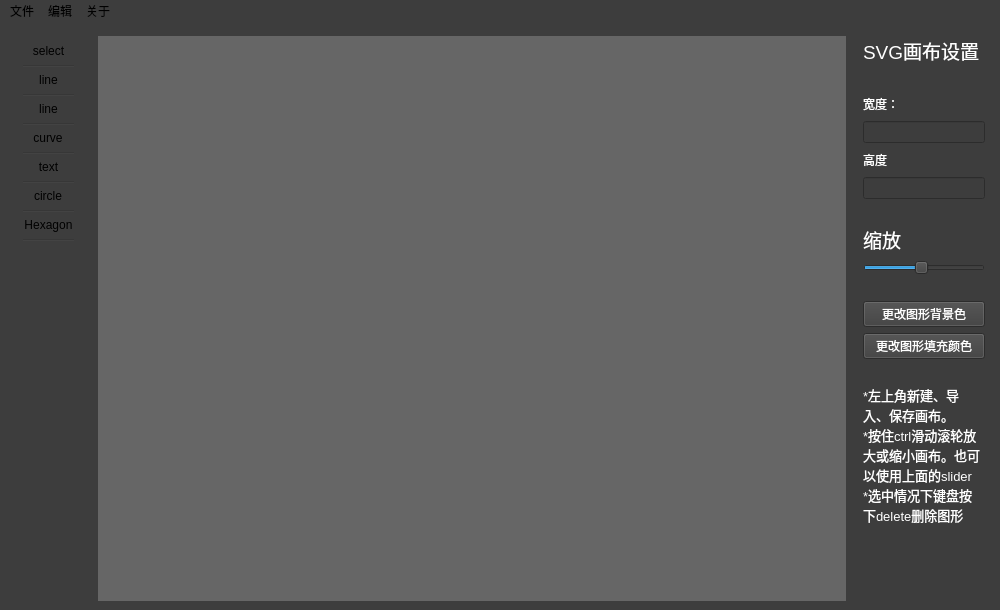
<?xml version="1.0" encoding="UTF-8"?>
<ui version="4.0">
 <class>SvgEditorClass</class>
 <widget class="QMainWindow" name="SvgEditorClass">
  <property name="geometry">
   <rect>
    <x>0</x>
    <y>0</y>
    <width>1000</width>
    <height>610</height>
   </rect>
  </property>
  <property name="minimumSize">
   <size>
    <width>464</width>
    <height>269</height>
   </size>
  </property>
  <property name="maximumSize">
   <size>
    <width>1000</width>
    <height>610</height>
   </size>
  </property>
  <property name="windowTitle">
   <string>SvgDemo</string>
  </property>
  <property name="styleSheet">
   <string notr="true">background-color: rgb(61, 61, 61);</string>
  </property>
  <widget class="QWidget" name="centralWidget">
   <property name="minimumSize">
    <size>
     <width>464</width>
     <height>269</height>
    </size>
   </property>
   <property name="maximumSize">
    <size>
     <width>1000</width>
     <height>610</height>
    </size>
   </property>
   <widget class="QWidget" name="layoutWidget">
    <property name="geometry">
     <rect>
      <x>0</x>
      <y>0</y>
      <width>1001</width>
      <height>591</height>
     </rect>
    </property>
    <layout class="QGridLayout" name="gridLayout" columnstretch="5,87,8">
     <property name="sizeConstraint">
      <enum>QLayout::SetDefaultConstraint</enum>
     </property>
     <property name="leftMargin">
      <number>13</number>
     </property>
     <property name="topMargin">
      <number>13</number>
     </property>
     <property name="rightMargin">
      <number>13</number>
     </property>
     <property name="bottomMargin">
      <number>13</number>
     </property>
     <property name="horizontalSpacing">
      <number>14</number>
     </property>
     <property name="verticalSpacing">
      <number>6</number>
     </property>
     <item row="0" column="1">
      <widget class="QWidget" name="svgWidget" native="true">
       <property name="enabled">
        <bool>true</bool>
       </property>
       <property name="sizePolicy">
        <sizepolicy hsizetype="Preferred" vsizetype="Preferred">
         <horstretch>0</horstretch>
         <verstretch>0</verstretch>
        </sizepolicy>
       </property>
       <property name="layoutDirection">
        <enum>Qt::LeftToRight</enum>
       </property>
       <property name="autoFillBackground">
        <bool>false</bool>
       </property>
       <property name="styleSheet">
        <string notr="true">background-color: rgb(102, 102, 102);</string>
       </property>
      </widget>
     </item>
     <item row="0" column="2">
      <layout class="QVBoxLayout" name="verticalLayout" stretch="1,0,1,0,0,1,0,0,0,8">
       <property name="leftMargin">
        <number>3</number>
       </property>
       <property name="rightMargin">
        <number>3</number>
       </property>
       <item>
        <layout class="QFormLayout" name="formLayout">
         <property name="rowWrapPolicy">
          <enum>QFormLayout::WrapAllRows</enum>
         </property>
         <property name="horizontalSpacing">
          <number>0</number>
         </property>
         <property name="verticalSpacing">
          <number>8</number>
         </property>
         <item row="2" column="0">
          <widget class="QLabel" name="Label">
           <property name="styleSheet">
            <string notr="true">color: rgb(255, 255, 255);</string>
           </property>
           <property name="text">
            <string>宽度：</string>
           </property>
          </widget>
         </item>
         <item row="2" column="1">
          <widget class="QLineEdit" name="svgWidth">
           <property name="styleSheet">
            <string notr="true">color: rgb(255, 255, 255);</string>
           </property>
           <property name="maxLength">
            <number>4</number>
           </property>
          </widget>
         </item>
         <item row="3" column="0">
          <widget class="QLabel" name="Label_2">
           <property name="styleSheet">
            <string notr="true">color: rgb(255, 255, 255);</string>
           </property>
           <property name="text">
            <string>高度</string>
           </property>
          </widget>
         </item>
         <item row="3" column="1">
          <widget class="QLineEdit" name="svgHeight">
           <property name="styleSheet">
            <string notr="true">color: rgb(255, 255, 255);</string>
           </property>
           <property name="maxLength">
            <number>4</number>
           </property>
          </widget>
         </item>
         <item row="0" column="0">
          <widget class="QLabel" name="label">
           <property name="font">
            <font>
             <pointsize>14</pointsize>
            </font>
           </property>
           <property name="styleSheet">
            <string notr="true">color: rgb(255, 255, 255);</string>
           </property>
           <property name="text">
            <string>SVG画布设置 </string>
           </property>
          </widget>
         </item>
         <item row="1" column="0">
          <widget class="QLabel" name="label_7">
           <property name="text">
            <string/>
           </property>
          </widget>
         </item>
        </layout>
       </item>
       <item>
        <widget class="QLabel" name="label_4">
         <property name="text">
          <string/>
         </property>
        </widget>
       </item>
       <item>
        <widget class="QLabel" name="label_2">
         <property name="font">
          <font>
           <pointsize>14</pointsize>
          </font>
         </property>
         <property name="styleSheet">
          <string notr="true">color: rgb(255, 255, 255);</string>
         </property>
         <property name="text">
          <string>缩放</string>
         </property>
        </widget>
       </item>
       <item>
        <widget class="QSlider" name="scaleSvgSlider">
         <property name="minimum">
          <number>1</number>
         </property>
         <property name="maximum">
          <number>20</number>
         </property>
         <property name="pageStep">
          <number>1</number>
         </property>
         <property name="value">
          <number>10</number>
         </property>
         <property name="orientation">
          <enum>Qt::Horizontal</enum>
         </property>
        </widget>
       </item>
       <item>
        <widget class="QLabel" name="label_5">
         <property name="text">
          <string/>
         </property>
        </widget>
       </item>
       <item>
        <widget class="QPushButton" name="changeSvgBgButton">
         <property name="autoFillBackground">
          <bool>false</bool>
         </property>
         <property name="styleSheet">
          <string notr="true">color: rgb(255, 255, 255);</string>
         </property>
         <property name="text">
          <string>更改图形背景色</string>
         </property>
        </widget>
       </item>
       <item>
        <widget class="QPushButton" name="fillColorButton">
         <property name="autoFillBackground">
          <bool>false</bool>
         </property>
         <property name="styleSheet">
          <string notr="true">color: rgb(255, 255, 255);</string>
         </property>
         <property name="text">
          <string>更改图形填充颜色</string>
         </property>
        </widget>
       </item>
       <item>
        <widget class="QLabel" name="label_8">
         <property name="text">
          <string/>
         </property>
        </widget>
       </item>
       <item>
        <widget class="QLabel" name="label_9">
         <property name="font">
          <font>
           <pointsize>10</pointsize>
           <weight>50</weight>
           <bold>false</bold>
           <underline>false</underline>
           <strikeout>false</strikeout>
          </font>
         </property>
         <property name="styleSheet">
          <string notr="true">color: rgb(255, 255, 255);</string>
         </property>
         <property name="text">
          <string>*左上角新建、导入、保存画布。
*按住ctrl滑动滚轮放大或缩小画布。也可以使用上面的slider
*选中情况下键盘按下delete删除图形</string>
         </property>
         <property name="wordWrap">
          <bool>true</bool>
         </property>
        </widget>
       </item>
       <item>
        <widget class="QLabel" name="label_6">
         <property name="text">
          <string/>
         </property>
        </widget>
       </item>
      </layout>
     </item>
     <item row="0" column="0">
      <widget class="QToolBar" name="mainToolBar">
       <property name="sizePolicy">
        <sizepolicy hsizetype="Fixed" vsizetype="Preferred">
         <horstretch>0</horstretch>
         <verstretch>0</verstretch>
        </sizepolicy>
       </property>
       <property name="autoFillBackground">
        <bool>false</bool>
       </property>
       <property name="movable">
        <bool>false</bool>
       </property>
       <property name="allowedAreas">
        <set>Qt::LeftToolBarArea</set>
       </property>
       <property name="orientation">
        <enum>Qt::Vertical</enum>
       </property>
       <action name="actionSelect">
        <property name="checkable">
         <bool>false</bool>
        </property>
        <property name="checked">
         <bool>false</bool>
        </property>
        <property name="icon">
         <iconset resource="svgeditor.qrc">
          <normaloff>:/select.svg</normaloff>:/select.svg</iconset>
        </property>
        <property name="text">
         <string>select</string>
        </property>
        <property name="toolTip">
         <string>选择</string>
        </property>
       </action>
       <action name="actionLine">
        <property name="checkable">
         <bool>false</bool>
        </property>
        <property name="icon">
         <iconset resource="svgeditor.qrc">
          <normaloff>:/line.svg</normaloff>:/line.svg</iconset>
        </property>
        <property name="text">
         <string>line</string>
        </property>
        <property name="toolTip">
         <string>直线</string>
        </property>
       </action>
       <action name="actionRect">
        <property name="checkable">
         <bool>false</bool>
        </property>
        <property name="icon">
         <iconset resource="svgeditor.qrc">
          <normaloff>:/rectangle.svg</normaloff>:/rectangle.svg</iconset>
        </property>
        <property name="text">
         <string>line</string>
        </property>
        <property name="toolTip">
         <string>直线</string>
        </property>
       </action>
       <action name="actionCurve">
        <property name="checkable">
         <bool>false</bool>
        </property>
        <property name="icon">
         <iconset resource="svgeditor.qrc">
          <normaloff>:/curve.svg</normaloff>:/curve.svg</iconset>
        </property>
        <property name="text">
         <string>curve</string>
        </property>
        <property name="toolTip">
         <string>自由线</string>
        </property>
       </action>
       <action name="actionText">
        <property name="checkable">
         <bool>false</bool>
        </property>
        <property name="icon">
         <iconset resource="svgeditor.qrc">
          <normaloff>:/text.svg</normaloff>:/text.svg</iconset>
        </property>
        <property name="text">
         <string>text</string>
        </property>
        <property name="toolTip">
         <string>文本</string>
        </property>
       </action>
       <action name="actionoHexagon">
        <property name="checkable">
         <bool>false</bool>
        </property>
        <property name="icon">
         <iconset resource="svgeditor.qrc">
          <normaloff>:/polygon.svg</normaloff>:/polygon.svg</iconset>
        </property>
        <property name="text">
         <string>Hexagon</string>
        </property>
        <property name="toolTip">
         <string>六边形</string>
        </property>
       </action>
       <action name="actionCircle">
        <property name="checkable">
         <bool>false</bool>
        </property>
        <property name="icon">
         <iconset resource="svgeditor.qrc">
          <normaloff>:/circle.svg</normaloff>:/circle.svg</iconset>
        </property>
        <property name="text">
         <string>circle</string>
        </property>
        <property name="toolTip">
         <string>圆</string>
        </property>
       </action>
       <addaction name="actionSelect"/>
       <addaction name="separator"/>
       <addaction name="actionLine"/>
       <addaction name="separator"/>
       <addaction name="actionRect"/>
       <addaction name="separator"/>
       <addaction name="actionCurve"/>
       <addaction name="separator"/>
       <addaction name="actionText"/>
       <addaction name="separator"/>
       <addaction name="actionCircle"/>
       <addaction name="separator"/>
       <addaction name="actionoHexagon"/>
       <addaction name="separator"/>
      </widget>
     </item>
    </layout>
   </widget>
  </widget>
  <widget class="QMenuBar" name="menuBar">
   <property name="geometry">
    <rect>
     <x>0</x>
     <y>0</y>
     <width>1000</width>
     <height>26</height>
    </rect>
   </property>
   <widget class="QMenu" name="menu">
    <property name="title">
     <string>文件</string>
    </property>
    <addaction name="newFile"/>
    <addaction name="openFile"/>
    <addaction name="saveFile"/>
    <addaction name="separator"/>
    <addaction name="exitApp"/>
   </widget>
   <widget class="QMenu" name="menu_2">
    <property name="title">
     <string>关于</string>
    </property>
   </widget>
   <widget class="QMenu" name="menu_3">
    <property name="enabled">
     <bool>true</bool>
    </property>
    <property name="title">
     <string>编辑</string>
    </property>
    <property name="toolTipsVisible">
     <bool>false</bool>
    </property>
   </widget>
   <addaction name="menu"/>
   <addaction name="menu_3"/>
   <addaction name="menu_2"/>
  </widget>
  <action name="openFile">
   <property name="text">
    <string>打开</string>
   </property>
   <property name="shortcut">
    <string>Ctrl+O</string>
   </property>
  </action>
  <action name="newFile">
   <property name="text">
    <string>新建</string>
   </property>
   <property name="shortcut">
    <string>Ctrl+N</string>
   </property>
  </action>
  <action name="saveFile">
   <property name="text">
    <string>保存</string>
   </property>
   <property name="shortcut">
    <string>Ctrl+S</string>
   </property>
  </action>
  <action name="exitApp">
   <property name="text">
    <string>退出应用</string>
   </property>
   <property name="shortcut">
    <string>Ctrl+E</string>
   </property>
  </action>
 </widget>
 <layoutdefault spacing="6" margin="11"/>
 <resources>
  <include location="svgeditor.qrc"/>
 </resources>
 <connections>
  <connection>
   <sender>openFile</sender>
   <signal>triggered()</signal>
   <receiver>SvgEditorClass</receiver>
   <slot>onOpenFileTriggered()</slot>
   <hints>
    <hint type="sourcelabel">
     <x>-1</x>
     <y>-1</y>
    </hint>
    <hint type="destinationlabel">
     <x>399</x>
     <y>299</y>
    </hint>
   </hints>
  </connection>
  <connection>
   <sender>newFile</sender>
   <signal>triggered()</signal>
   <receiver>SvgEditorClass</receiver>
   <slot>onNewFileTriggered()</slot>
   <hints>
    <hint type="sourcelabel">
     <x>-1</x>
     <y>-1</y>
    </hint>
    <hint type="destinationlabel">
     <x>399</x>
     <y>299</y>
    </hint>
   </hints>
  </connection>
  <connection>
   <sender>actionLine</sender>
   <signal>triggered()</signal>
   <receiver>SvgEditorClass</receiver>
   <slot>onActionLineTriggered()</slot>
   <hints>
    <hint type="sourcelabel">
     <x>-1</x>
     <y>-1</y>
    </hint>
    <hint type="destinationlabel">
     <x>20</x>
     <y>20</y>
    </hint>
   </hints>
  </connection>
  <connection>
   <sender>actionRect</sender>
   <signal>triggered()</signal>
   <receiver>SvgEditorClass</receiver>
   <slot>onActionRectTriggered()</slot>
   <hints>
    <hint type="sourcelabel">
     <x>-1</x>
     <y>-1</y>
    </hint>
    <hint type="destinationlabel">
     <x>425</x>
     <y>304</y>
    </hint>
   </hints>
  </connection>
  <connection>
   <sender>svgWidth</sender>
   <signal>textEdited(QString)</signal>
   <receiver>SvgEditorClass</receiver>
   <slot>onSvgWidthTextEdited(QString)</slot>
   <hints>
    <hint type="sourcelabel">
     <x>983</x>
     <y>112</y>
    </hint>
    <hint type="destinationlabel">
     <x>499</x>
     <y>304</y>
    </hint>
   </hints>
  </connection>
  <connection>
   <sender>scaleSvgSlider</sender>
   <signal>valueChanged(int)</signal>
   <receiver>SvgEditorClass</receiver>
   <slot>onScaleSvgValueChanged(int)</slot>
   <hints>
    <hint type="sourcelabel">
     <x>984</x>
     <y>246</y>
    </hint>
    <hint type="destinationlabel">
     <x>499</x>
     <y>304</y>
    </hint>
   </hints>
  </connection>
  <connection>
   <sender>scaleSvgSlider</sender>
   <signal>sliderReleased()</signal>
   <receiver>SvgEditorClass</receiver>
   <slot>onScaleSvgValueReleased()</slot>
   <hints>
    <hint type="sourcelabel">
     <x>984</x>
     <y>246</y>
    </hint>
    <hint type="destinationlabel">
     <x>499</x>
     <y>304</y>
    </hint>
   </hints>
  </connection>
  <connection>
   <sender>changeSvgBgButton</sender>
   <signal>clicked()</signal>
   <receiver>SvgEditorClass</receiver>
   <slot>onChangeSvgBgClicked()</slot>
   <hints>
    <hint type="sourcelabel">
     <x>984</x>
     <y>295</y>
    </hint>
    <hint type="destinationlabel">
     <x>499</x>
     <y>304</y>
    </hint>
   </hints>
  </connection>
  <connection>
   <sender>svgHeight</sender>
   <signal>textEdited(QString)</signal>
   <receiver>SvgEditorClass</receiver>
   <slot>onSvgHeightTextEdited(QString)</slot>
   <hints>
    <hint type="sourcelabel">
     <x>947</x>
     <y>150</y>
    </hint>
    <hint type="destinationlabel">
     <x>499</x>
     <y>304</y>
    </hint>
   </hints>
  </connection>
  <connection>
   <sender>actionSelect</sender>
   <signal>triggered()</signal>
   <receiver>SvgEditorClass</receiver>
   <slot>onActionSelectTriggered()</slot>
   <hints>
    <hint type="sourcelabel">
     <x>-1</x>
     <y>-1</y>
    </hint>
    <hint type="destinationlabel">
     <x>499</x>
     <y>304</y>
    </hint>
   </hints>
  </connection>
  <connection>
   <sender>actionCurve</sender>
   <signal>triggered()</signal>
   <receiver>SvgEditorClass</receiver>
   <slot>onActionCurveTriggered()</slot>
   <hints>
    <hint type="sourcelabel">
     <x>-1</x>
     <y>-1</y>
    </hint>
    <hint type="destinationlabel">
     <x>499</x>
     <y>304</y>
    </hint>
   </hints>
  </connection>
  <connection>
   <sender>actionText</sender>
   <signal>triggered()</signal>
   <receiver>SvgEditorClass</receiver>
   <slot>onActionTextTriggered()</slot>
   <hints>
    <hint type="sourcelabel">
     <x>-1</x>
     <y>-1</y>
    </hint>
    <hint type="destinationlabel">
     <x>499</x>
     <y>304</y>
    </hint>
   </hints>
  </connection>
  <connection>
   <sender>actionoHexagon</sender>
   <signal>triggered()</signal>
   <receiver>SvgEditorClass</receiver>
   <slot>onActionHexagonTriggered()</slot>
   <hints>
    <hint type="sourcelabel">
     <x>-1</x>
     <y>-1</y>
    </hint>
    <hint type="destinationlabel">
     <x>499</x>
     <y>304</y>
    </hint>
   </hints>
  </connection>
  <connection>
   <sender>actionCircle</sender>
   <signal>triggered()</signal>
   <receiver>SvgEditorClass</receiver>
   <slot>onActionCircleTriggered()</slot>
   <hints>
    <hint type="sourcelabel">
     <x>-1</x>
     <y>-1</y>
    </hint>
    <hint type="destinationlabel">
     <x>499</x>
     <y>304</y>
    </hint>
   </hints>
  </connection>
  <connection>
   <sender>fillColorButton</sender>
   <signal>clicked()</signal>
   <receiver>SvgEditorClass</receiver>
   <slot>onFillColorButtonClicked()</slot>
   <hints>
    <hint type="sourcelabel">
     <x>944</x>
     <y>315</y>
    </hint>
    <hint type="destinationlabel">
     <x>499</x>
     <y>304</y>
    </hint>
   </hints>
  </connection>
  <connection>
   <sender>saveFile</sender>
   <signal>triggered()</signal>
   <receiver>SvgEditorClass</receiver>
   <slot>onSaveFileTriggered()</slot>
   <hints>
    <hint type="sourcelabel">
     <x>-1</x>
     <y>-1</y>
    </hint>
    <hint type="destinationlabel">
     <x>499</x>
     <y>304</y>
    </hint>
   </hints>
  </connection>
  <connection>
   <sender>exitApp</sender>
   <signal>triggered()</signal>
   <receiver>SvgEditorClass</receiver>
   <slot>onExitAppTriggered()</slot>
   <hints>
    <hint type="sourcelabel">
     <x>-1</x>
     <y>-1</y>
    </hint>
    <hint type="destinationlabel">
     <x>499</x>
     <y>304</y>
    </hint>
   </hints>
  </connection>
 </connections>
</ui>
